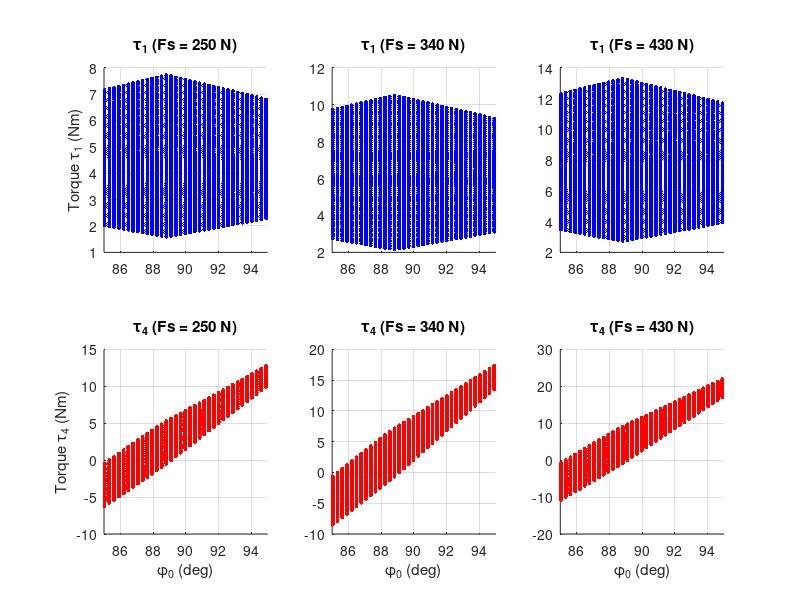

Reproduce this figure in MATLAB.
%% VMC 垂直姿态分析 - 多推力工况并排对比
clear; clc;

% --- 1. 结构几何参数 ---
L1 = 0.22; 
L2 = 0.25;
d_L = 0.05;
d_L2 = 0.05; 
VMC_MotorDistance = 0.0; % 基座重合
VMC_HalfMotorDistance = VMC_MotorDistance / 2;

% --- 2. 采样范围设定 ---
n_points = 80;
phi1_vec = linspace(1.8, 2.6, n_points); 
phi4_vec = linspace(0.5, 1.3, n_points); 
[PHI1, PHI4] = meshgrid(phi1_vec, phi4_vec);

Fs_list = [250, 340, 430]; 
phi0_target = 90 * pi/180;
phi0_margin = 5 * pi/180; 

figure('Color', 'w', 'Name', '不同推力下 phi0 与扭矩关系对比', 'Position', [100, 100, 1200, 700]);

for col = 1:3
    Fs = Fs_list(col);
    
    % 数据收集
    PHI0_filtered = [];
    T1_filtered = [];
    T4_filtered = [];

    for i = 1:size(PHI1, 1)
        for j = 1:size(PHI1, 2)
            phi1 = PHI1(i,j); phi4 = PHI4(i,j);
            
            % VMC 角度解算
            xdb = VMC_MotorDistance + L1 * (cos(phi4) - cos(phi1));
            ydb = L1 * (sin(phi4) - sin(phi1));
            A0 = 2 * L2 * xdb; B0 = 2 * L2 * ydb; C0 = xdb^2 + ydb^2;
            delta = A0^2 + B0^2 - C0^2;
            if delta < 1e-4, continue; end

            phi2 = 2.0 * atan2((B0 + sqrt(delta)), (A0 + C0));
            cB = [L1 * cos(phi1) - VMC_HalfMotorDistance; L1 * sin(phi1)];
            cC = [cB(1) + L2 * cos(phi2); cB(2) + L2 * sin(phi2)];
            phi0 = atan2(cC(2), cC(1));
            L = norm(cC);

            % 垂直姿态过滤
            if abs(phi0 - phi0_target) > phi0_margin, continue; end

            % 雅可比力矩计算 (使用你提供的公式)
            cD = [L1 * cos(phi4) + VMC_HalfMotorDistance; L1 * sin(phi4)];
            phi3 = pi + atan2((cD(2) - cC(2)), (cD(1) - cC(1)));
            denom = sin(phi2 - phi3);
            if abs(denom) < 0.05, continue; end

            J11 = L1 * sin(phi1 - phi2) * sin(phi3) / denom;
            J12 = (d_L2 / L2) * sin(phi3 - phi4) * sin(phi2) / denom;
            J21 = -L1 * sin(phi1 - phi2) * cos(phi3) / denom;
            J22 = (d_L2 / L2) * sin(phi3 - phi4) * cos(phi2) / denom;
            
            denom2 = d_L*L1/(L*sin(phi2-phi3));
            K11 = sin(phi3)*sin(phi1-phi2)*denom2;
            K12 = sin(phi2)*sin(phi3-phi4)*denom2;
            K21 = -cos(phi3)*sin(phi1-phi2)*denom2;
            K22 = cos(phi2)*sin(phi3-phi4)*denom2;
            
            % F_virtual 平行于 L2: Fx = Fs*cos(phi2), Fy = Fs*sin(phi2)
            Fx = Fs * cos(phi1); Fy = Fs * sin(phi1);
            t1 = J11 * Fx + J21 * Fy - K11 * Fx - K21 * Fy;
            t4 = J12 * Fx + J22 * Fy - K12 * Fx - K22 * Fy;

            PHI0_filtered(end+1) = phi0 * 180/pi;
            T1_filtered(end+1) = t1;
            T4_filtered(end+1) = t4;
        end
    end

    % --- 绘制 T1 (第一行) ---
    subplot(2, 3, col);
    scatter(PHI0_filtered, T1_filtered, 8, 'b', 'filled');
    grid on; xlim([85 95]);
    title(['\tau_1 (Fs = ', num2str(Fs), ' N)']);
    if col == 1, ylabel('Torque \tau_1 (Nm)'); end

    % --- 绘制 T4 (第二行) ---
    subplot(2, 3, col + 3);
    scatter(PHI0_filtered, T4_filtered, 8, 'r', 'filled');
    grid on; xlim([85 95]);
    title(['\tau_4 (Fs = ', num2str(Fs), ' N)']);
    xlabel('\phi_0 (deg)');
    if col == 1, ylabel('Torque \tau_4 (Nm)'); end
end
